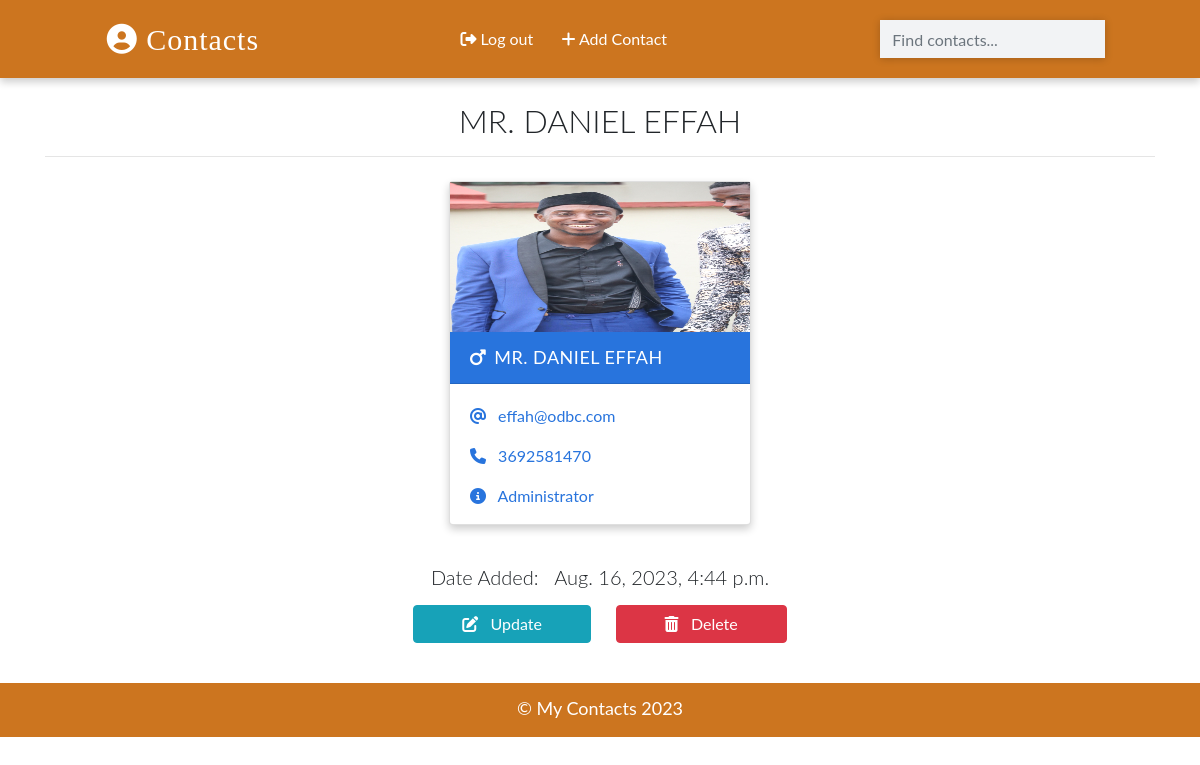
Page /details/4 (signed in) on the committed database.
### app/models.py (models this page shows, shortened)
class Contact(models.Model):
    manager = models.ForeignKey(User, on_delete=models.CASCADE, default=None)
    name = models.CharField(max_length=50)
    email =  models.EmailField(max_length=254)
    phone = models.IntegerField()
    info = models.CharField(max_length=50)
    image = models.ImageField(upload_to='images/', blank=True)
    gender = models.CharField(max_length=50, choices=(
        ('male', 'Male'),
        ('female', 'Female'),
        ('other', 'Other'),
    ))
    date = models.DateTimeField(default=datetime.now)
    class Meta:
        ordering = ['-id']

### app/views.py (the view)
# urls.py: path('details/<int:pk>', views.ContactDetailView.as_view(), name='detail'),
class ContactDetailView(LoginRequiredMixin ,DetailView):
    template_name = 'detail.html'
    model = Contact
    context_object_name = 'contact'

### templates/detail.html (shortened to what this page needs)
{% extends 'base.html' %}
{% load static %}
{% block content %}
{% if contact.manager == request.user %}
<div class="container">
  <h2 class="heading font-weight-light text-center">{{contact.name}}</h2>
  <hr />
</div>
<div class="container main-part">
  {% if  contact%}
      <div class="card my-2 boy-card {% if 'detail' in request.path %}w-30 mx-auto {% endif %} ">
        <img src="
        {% if contact.image %}
          {{contact.image.url}}
        {% else %}
          {% if contact.gender == 'male' %}
            {% static './images/boy.png' %}
          {% else %}
            {% static './images/girl.png' %}
          {% endif %}
        {% endif %}
        " class="img-fluid" />
        <div class="card-header">
          <a href="#" class="text-white header-link"
            ><i class="fas fa-mars mr-2"></i>{{contact.name}}</a
          >
        </div>
        <div class="card-body pb-0">
          <p>
            <i class="fas fa-at mr-2"></i>
            <a href="mailto:{{contact.email}}">{{contact.email}}</a>
          </p>
          <p>
            <i class="fas fa-phone mr-2"></i>
            <a href="tel:{{contact.phone}}">{{contact.phone}}</a>
          </p>
          <p><i class="fas fa-info-circle mr-2"></i> {{contact.info}}</p>
        </div>
      </div>
      <div class="container mt-3">
        <h5 class="text-center my-3 font-weight-light">Date Added: &nbsp; {{contact.date}}</h5>
      <P class="text-center text-white">
        <a class="btn btn-info px-5" href="{% url 'update' contact.id %}">
          <i class="fas fa-edit"></i> &nbsp; Update
        </a>
        <a class="btn btn-danger px-5" href="{% url 'delete' contact.id %}">
          <i class="fas fa-trash-alt"></i> &nbsp; Delete
        </a>
      </p>
    </div>
    </div>
  {% endif %}
{% else %}
<div class="container">
  <h2 class="heading font-weight-light text-center">You don't have access to this page!</h2>
</div>
{% endif %}
{% endblock content %}

### static/css/main.css (style rules this page uses)
:root { --back: #cc751f !important; --girl: #e64298; --boy: #2874dd; }
body { font-family: Lato, sans-serif; }
.card { box-shadow: 0 4px 8px 0 rgba(0, 0, 0, 0.2); transition: 0.3s; min-width: 250px; box-sizing: border-box; }
img { width: 300px !important; height: 150px !important; }
.card-header { font-size: 18px; letter-spacing: 0.5px; text-transform: uppercase; }
.boy-card .card-header { background-color: var(--boy); }
.boy-card .card-body, .boy-card .card-body p a { color: var(--boy); }
.card-body p { cursor: pointer; }
.main-part { display: flex; flex-wrap: wrap; justify-content: space-evenly; }

### rows in the picture
Contact: name "MR. DANIEL EFFAH", image (picture), email "effah@odbc.com", phone "3692581470", info "Administrator", date "Aug. 16, 2023, 4:44 p.m."
